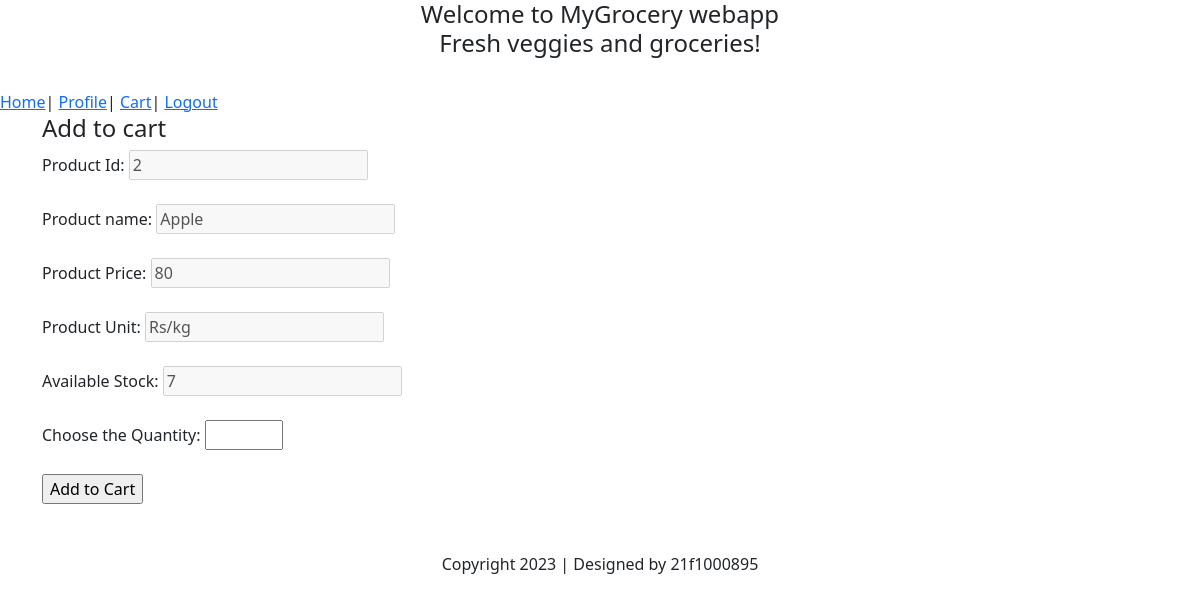
The app's page /products/2 (signed in) with its own data.
### models.py (models this page shows, shortened)
class Product(db.Model):
    product_id = db.Column(db.Integer(), primary_key = True)
    product_name = db.Column(db.String(50), nullable = False)
    product_unit = db.Column(db.String(), nullable = False)
    product_quantity = db.Column(db.Integer())
    product_price = db.Column(db.Integer())
    sect = db.Column(db.Integer(), db.ForeignKey("section.section_id"), nullable = False)

### app.py (the view, shortened to what this page needs)
@app.route('/products/<int:product_id>', methods = ['GET','POST'])
@login_required
def cart(product_id):
    p1=Product.query.get(product_id)
    uid=User.query.get(current_user.id)
    if request.method == 'GET':
        return render_template('cart.html',p1=p1)

### app.py (called while the page is built)
@login_manager.user_loader
def load_user(user_id):
    return User.query.get(int(user_id))

### templates/cart.html (shortened to what this page needs)
<!DOCTYPE html>
<html lang="en">
<head>
    <link href="https://cdn.jsdelivr.net/npm/bootstrap@5.3.0/dist/css/bootstrap.min.css" rel="stylesheet">
</head>
<body>
    <heading align="center">
        <h4>Welcome to MyGrocery webapp<br>Fresh veggies and groceries!</h4>
    </heading>
    <br>
    <a href="{{url_for('dashboard')}}">Home</a>|
    <a href="/profile">Profile</a>|
    <a href="/buy">Cart</a>|
    <a href="{{url_for('logout')}}">Logout</a>
    <div class="container-sm">
    <div>
        <h4>Add to cart</h4>
        <form action="/products/{{p1.product_id}}" method="POST" id="addtocart">
            <div>
                <label>Product Id:</label>
                <input type="text" name="p_id" value="{{p1.product_id}}" disabled />
            </div><br>
            <div>
                <label>Product name:</label>
                <input type="text" name="p_name" value="{{p1.product_name}}" disabled />
            </div><br>
            <div>
                <label>Product Price:</label>
                <input type="text" name="p_price" value="{{p1.product_price}}" disabled />
            </div><br>
            <div>
                <label>Product Unit:</label>
                <input type="text" name="p_unit" value="{{p1.product_unit}}" disabled />
            </div><br>
            <div>
                <label>Available Stock:</label>
                <input type="text" name="available" value="{{p1.product_quantity}}" disabled />
            </div><br>
            <div>
                <label for="quantity">Choose the Quantity:</label>
                <input type="number" name="quantity" min="1" max="{{p1.product_quantity}}" value="" required />
            </div><br>
            <div>
                <input type="submit" value="Add to Cart">
            </div>
        </form>
    </div><br><br>
    <Footer align = "center">Copyright 2023 | Designed by 21f1000895</Footer>
</body>
</html>

### records on screen
Product: p_id "2", p_name "Apple", p_price "80", p_unit "Rs/kg", available "7"
